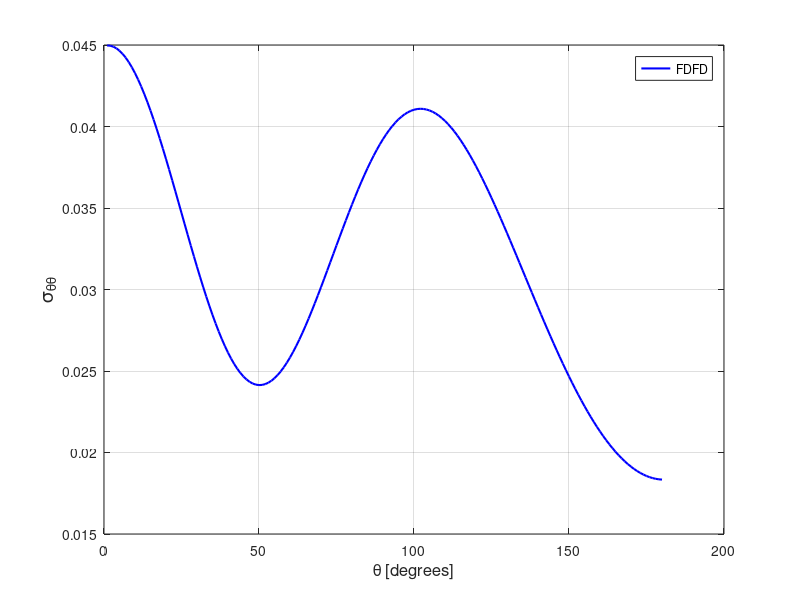

MATLAB code to generate this figure:
stt = [ 
    1  0.44971373E-01
    2  0.44957776E-01
    3  0.44899069E-01
    4  0.44795431E-01
    5  0.44647701E-01
    6  0.44456106E-01
    7  0.44221696E-01
    8  0.43945611E-01
    9  0.43629270E-01
   10  0.43273728E-01
   11  0.42881016E-01
   12  0.42452518E-01
   13  0.41990556E-01
   14  0.41497029E-01
   15  0.40974263E-01
   16  0.40424444E-01
   17  0.39850168E-01
   18  0.39253794E-01
   19  0.38638245E-01
   20  0.38005870E-01
   21  0.37359834E-01
   22  0.36702733E-01
   23  0.36037408E-01
   24  0.35366863E-01
   25  0.34693990E-01
   26  0.34021445E-01
   27  0.33352129E-01
   28  0.32688975E-01
   29  0.32034714E-01
   30  0.31392027E-01
   31  0.30763412E-01
   32  0.30151773E-01
   33  0.29559013E-01
   34  0.28987898E-01
   35  0.28440472E-01
   36  0.27918788E-01
   37  0.27425066E-01
   38  0.26960690E-01
   39  0.26527746E-01
   40  0.26127307E-01
   41  0.25761038E-01
   42  0.25430001E-01
   43  0.25135217E-01
   44  0.24877600E-01
   45  0.24657730E-01
   46  0.24476068E-01
   47  0.24333000E-01
   48  0.24228619E-01
   49  0.24162836E-01
   50  0.24135752E-01
   51  0.24146624E-01
   52  0.24195151E-01
   53  0.24280639E-01
   54  0.24402080E-01
   55  0.24558987E-01
   56  0.24750050E-01
   57  0.24973681E-01
   58  0.25229067E-01
   59  0.25514618E-01
   60  0.25828460E-01
   61  0.26169352E-01
   62  0.26535403E-01
   63  0.26924871E-01
   64  0.27335642E-01
   65  0.27766204E-01
   66  0.28214455E-01
   67  0.28678130E-01
   68  0.29155700E-01
   69  0.29644486E-01
   70  0.30142967E-01
   71  0.30649049E-01
   72  0.31160666E-01
   73  0.31675294E-01
   74  0.32191470E-01
   75  0.32707270E-01
   76  0.33220377E-01
   77  0.33729456E-01
   78  0.34232363E-01
   79  0.34727231E-01
   80  0.35212509E-01
   81  0.35686567E-01
   82  0.36148019E-01
   83  0.36595333E-01
   84  0.37027068E-01
   85  0.37441757E-01
   86  0.37838336E-01
   87  0.38215801E-01
   88  0.38573161E-01
   89  0.38908880E-01
   90  0.39223120E-01
   91  0.39514206E-01
   92  0.39781902E-01
   93  0.40025562E-01
   94  0.40244758E-01
   95  0.40439066E-01
   96  0.40608007E-01
   97  0.40751755E-01
   98  0.40869914E-01
   99  0.40962413E-01
  100  0.41029073E-01
  101  0.41070476E-01
  102  0.41086487E-01
  103  0.41077498E-01
  104  0.41043386E-01
  105  0.40984914E-01
  106  0.40902302E-01
  107  0.40796340E-01
  108  0.40667057E-01
  109  0.40515453E-01
  110  0.40341776E-01
  111  0.40146958E-01
  112  0.39931785E-01
  113  0.39696749E-01
  114  0.39442338E-01
  115  0.39169688E-01
  116  0.38879655E-01
  117  0.38572978E-01
  118  0.38250465E-01
  119  0.37912868E-01
  120  0.37561331E-01
  121  0.37196219E-01
  122  0.36819037E-01
  123  0.36430288E-01
  124  0.36031090E-01
  125  0.35622101E-01
  126  0.35204258E-01
  127  0.34778628E-01
  128  0.34345910E-01
  129  0.33906851E-01
  130  0.33462755E-01
  131  0.33013977E-01
  132  0.32561753E-01
  133  0.32106671E-01
  134  0.31649761E-01
  135  0.31191386E-01
  136  0.30732876E-01
  137  0.30274644E-01
  138  0.29817600E-01
  139  0.29362263E-01
  140  0.28909696E-01
  141  0.28460341E-01
  142  0.28014828E-01
  143  0.27573911E-01
  144  0.27138030E-01
  145  0.26708115E-01
  146  0.26284579E-01
  147  0.25867917E-01
  148  0.25458718E-01
  149  0.25057489E-01
  150  0.24664760E-01
  151  0.24280934E-01
  152  0.23906430E-01
  153  0.23541674E-01
  154  0.23187030E-01
  155  0.22843048E-01
  156  0.22509834E-01
  157  0.22187825E-01
  158  0.21877266E-01
  159  0.21578619E-01
  160  0.21291912E-01
  161  0.21017548E-01
  162  0.20755591E-01
  163  0.20506484E-01
  164  0.20270083E-01
  165  0.20046897E-01
  166  0.19836854E-01
  167  0.19640209E-01
  168  0.19456871E-01
  169  0.19287232E-01
  170  0.19131288E-01
  171  0.18989019E-01
  172  0.18860692E-01
  173  0.18746274E-01
  174  0.18645803E-01
  175  0.18559270E-01
  176  0.18486878E-01
  177  0.18428395E-01
  178  0.18384192E-01
  179  0.18353997E-01
  180  0.18337972E-01
  181  0.18336125E-01
  182  0.18348372E-01
  183  0.18374672E-01
  184  0.18415144E-01
  185  0.18469755E-01
  186  0.18538384E-01
  187  0.18621139E-01
  188  0.18717833E-01
  189  0.18828509E-01
  190  0.18953148E-01
  191  0.19091489E-01
  192  0.19243812E-01
  193  0.19409591E-01
  194  0.19589212E-01
  195  0.19782202E-01
  196  0.19988641E-01
  197  0.20208171E-01
  198  0.20440884E-01
  199  0.20686638E-01
  200  0.20945048E-01
  201  0.21216128E-01
  202  0.21499602E-01
  203  0.21795128E-01
  204  0.22102708E-01
  205  0.22421811E-01
  206  0.22752332E-01
  207  0.23093887E-01
  208  0.23446109E-01
  209  0.23808759E-01
  210  0.24181485E-01
  211  0.24563760E-01
  212  0.24955185E-01
  213  0.25355365E-01
  214  0.25763841E-01
  215  0.26180146E-01
  216  0.26603794E-01
  217  0.27034078E-01
  218  0.27470563E-01
  219  0.27912710E-01
  220  0.28359752E-01
  221  0.28811319E-01
  222  0.29266572E-01
  223  0.29724933E-01
  224  0.30185554E-01
  225  0.30647872E-01
  226  0.31111240E-01
  227  0.31574715E-01
  228  0.32037526E-01
  229  0.32499079E-01
  230  0.32958210E-01
  231  0.33414517E-01
  232  0.33866867E-01
  233  0.34314789E-01
  234  0.34756891E-01
  235  0.35192806E-01
  236  0.35621244E-01
  237  0.36041453E-01
  238  0.36452647E-01
  239  0.36854021E-01
  240  0.37244398E-01
  241  0.37623089E-01
  242  0.37988920E-01
  243  0.38341295E-01
  244  0.38679086E-01
  245  0.39001558E-01
  246  0.39307971E-01
  247  0.39597139E-01
  248  0.39868403E-01
  249  0.40120907E-01
  250  0.40354107E-01
  251  0.40566660E-01
  252  0.40758293E-01
  253  0.40928211E-01
  254  0.41075829E-01
  255  0.41200299E-01
  256  0.41301150E-01
  257  0.41378055E-01
  258  0.41430123E-01
  259  0.41457057E-01
  260  0.41458704E-01
  261  0.41434471E-01
  262  0.41384328E-01
  263  0.41308001E-01
  264  0.41205324E-01
  265  0.41076779E-01
  266  0.40921424E-01
  267  0.40740449E-01
  268  0.40533241E-01
  269  0.40300693E-01
  270  0.40043224E-01
  271  0.39760776E-01
  272  0.39454527E-01
  273  0.39124489E-01
  274  0.38772546E-01
  275  0.38398042E-01
  276  0.38003352E-01
  277  0.37588704E-01
  278  0.37155382E-01
  279  0.36704797E-01
  280  0.36238242E-01
  281  0.35757277E-01
  282  0.35263218E-01
  283  0.34757599E-01
  284  0.34241974E-01
  285  0.33718694E-01
  286  0.33188779E-01
  287  0.32654349E-01
  288  0.32117985E-01
  289  0.31580620E-01
  290  0.31045048E-01
  291  0.30512884E-01
  292  0.29986298E-01
  293  0.29467324E-01
  294  0.28958026E-01
  295  0.28460950E-01
  296  0.27977634E-01
  297  0.27510490E-01
  298  0.27061388E-01
  299  0.26632437E-01
  300  0.26225489E-01
  301  0.25842628E-01
  302  0.25485616E-01
  303  0.25156217E-01
  304  0.24855990E-01
  305  0.24586536E-01
  306  0.24349507E-01
  307  0.24146222E-01
  308  0.23977885E-01
  309  0.23845546E-01
  310  0.23750009E-01
  311  0.23692548E-01
  312  0.23673519E-01
  313  0.23693772E-01
  314  0.23753189E-01
  315  0.23852209E-01
  316  0.23990976E-01
  317  0.24169115E-01
  318  0.24386503E-01
  319  0.24642460E-01
  320  0.24936588E-01
  321  0.25267702E-01
  322  0.25634741E-01
  323  0.26037024E-01
  324  0.26472865E-01
  325  0.26940532E-01
  326  0.27438741E-01
  327  0.27965400E-01
  328  0.28518766E-01
  329  0.29096322E-01
  330  0.29696383E-01
  331  0.30316012E-01
  332  0.30953340E-01
  333  0.31605363E-01
  334  0.32269564E-01
  335  0.32943234E-01
  336  0.33623599E-01
  337  0.34307845E-01
  338  0.34992885E-01
  339  0.35676215E-01
  340  0.36354721E-01
  341  0.37025291E-01
  342  0.37685405E-01
  343  0.38332194E-01
  344  0.38962726E-01
  345  0.39574172E-01
  346  0.40164113E-01
  347  0.40729918E-01
  348  0.41268852E-01
  349  0.41778896E-01
  350  0.42257626E-01
  351  0.42702962E-01
  352  0.43112937E-01
  353  0.43485738E-01
  354  0.43819867E-01
  355  0.44113591E-01
  356  0.44365570E-01
  357  0.44575348E-01
  358  0.44741265E-01
  359  0.44862598E-01
  360  0.44939656E-01
 ]; 
plot(stt(1:180,1),stt(1:180,2),'b-','linewidth',1.5 ); 
grid on 
legend('FDFD');
xlabel('\theta [degrees]','FontSize',12);
ylabel('\sigma_{\theta\theta}','FontSize',14);
